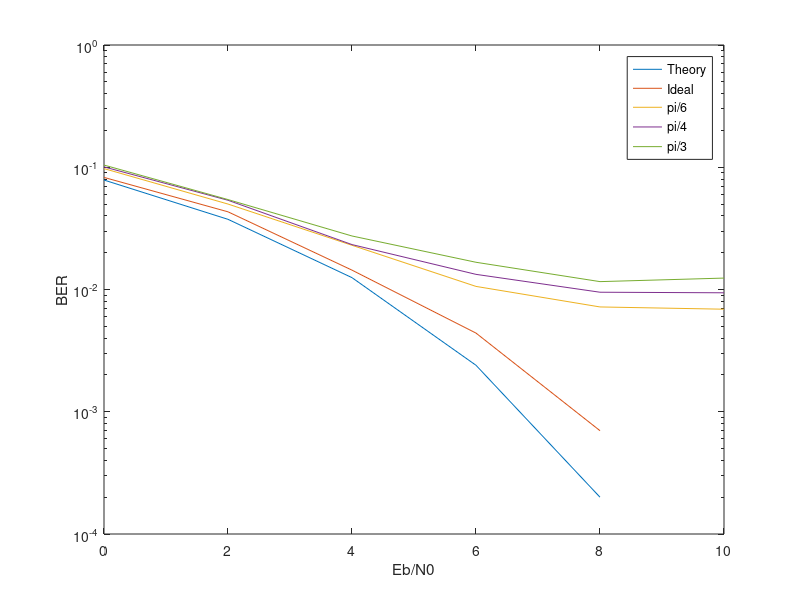

MATLAB code for this plot:
clear;
clc;

EbN0 = [0 2 4 6 8 10];
BER_Theor = [0.0786 0.0375 0.0125 0.0024 0.0002 0.0000];
BER_ideal = [0.0826 0.0432 0.0144 0.0044 0.0007 0.0000];
BER_piBy6 = [0.0975 0.0500 0.0230 0.0106 0.0072 0.0069];
BER_piBy4 = [0.1007 0.0537 0.0233 0.0133 0.0095 0.0094];
BER_piBy3 = [0.1042 0.0544 0.0274 0.0167 0.0116 0.0124];

semilogy(EbN0,BER_Theor,EbN0,BER_ideal,EbN0,BER_piBy6,EbN0,BER_piBy4,EbN0,BER_piBy3);
legend('Theory','Ideal','pi/6','pi/4','pi/3');
xlabel('Eb/N0');
ylabel('BER');